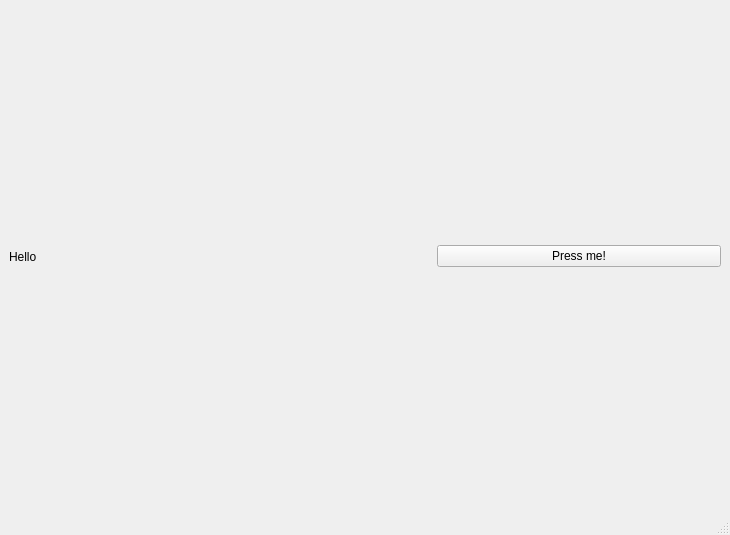
<?xml version="1.0" encoding="UTF-8"?>
<ui version="4.0">
 <class>MainWindow</class>
 <widget class="QMainWindow" name="MainWindow">
  <property name="geometry">
   <rect>
    <x>0</x>
    <y>0</y>
    <width>730</width>
    <height>535</height>
   </rect>
  </property>
  <property name="windowTitle">
   <string>MainWindow</string>
  </property>
  <widget class="QWidget" name="centralwidget">
   <layout class="QHBoxLayout" name="horizontalLayout">
    <item>
     <widget class="QLabel" name="label">
      <property name="text">
       <string>Hello</string>
      </property>
     </widget>
    </item>
    <item>
     <widget class="QPushButton" name="btn_thebutton">
      <property name="minimumSize">
       <size>
        <width>197</width>
        <height>0</height>
       </size>
      </property>
      <property name="maximumSize">
       <size>
        <width>284</width>
        <height>16777215</height>
       </size>
      </property>
      <property name="text">
       <string>Press me!</string>
      </property>
     </widget>
    </item>
   </layout>
  </widget>
  <widget class="QMenuBar" name="menubar">
   <property name="geometry">
    <rect>
     <x>0</x>
     <y>0</y>
     <width>730</width>
     <height>26</height>
    </rect>
   </property>
  </widget>
  <widget class="QStatusBar" name="statusbar"/>
 </widget>
 <resources/>
 <connections/>
</ui>
